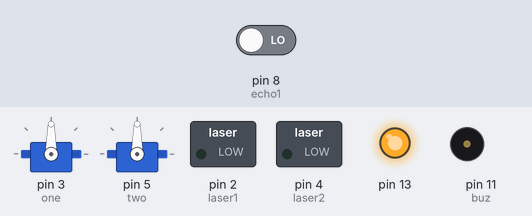
A sketch run on a simulated Arduino Uno, built with avr-gcc and run on an emulated ATmega328P. On the bench: 2 × servo, switched loads named in the sketch (green lamp = pin HIGH), output pins drawn as LEDs (lit = HIGH), buzzer (waves = sounding, pin HIGH). Inputs (shaded band) come from the test bench; at power-on: pin 8 (echo1) LOW. Pins used as bus, display or sensor lines are not drawn.

Above: at 0.1 s.
Timing chart, 0 to 1.6 s (numbered marks = the images above):
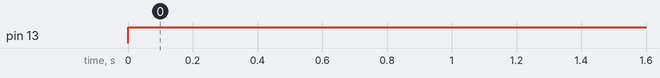

Measured:
- by itself, pin 13: LOW → HIGH at 0.00 s

The sketch:

coordinate.v1.ino
```cpp
#include <Servo.h>
Servo one, two; //servos for measuring distance
Servo servx,servy; //servos for turn and pointing
float a1,a2,av; //a1 is x coordinate ,a2 is y coordinate
float x,y,t;// coordinate calculation variable
boolean q,w,u,v,ij=0;//variables for found function
float l1,l2,l3,s=1; //distance from sensor 1 and 2 respetively

int laser1=2,laser2=4;  //lasers for distance measeure
int laser3;// laser for pointing
const int trig1=7,echo1=8;//variables for distance measure from sensor 1
const int trig2=7,echo2=8;//variables for distance measure from sensor 2
float duration1,dist1;
float duration2,dist2;
int buz=11; //buzzer for sound on finding the object

float x1=0,y1=0; //angle of turn in turn servo
float dpdx=0.55,dpdy=0.55; //distance per degree

void setup(){
Serial.begin(9600);
pinMode(trig1,OUTPUT);
pinMode(13,HIGH);
pinMode(echo1,INPUT);
pinMode(trig2,OUTPUT);
pinMode(13,HIGH);
pinMode(echo2,INPUT);

pinMode(laser1,OUTPUT);
pinMode(laser2,OUTPUT);

one.attach(3);
two.attach(5);
//servx.attach();
//servy.attach();
pinMode(buz,OUTPUT);

}

void loop()
{/*scan1();
 boolean e=found();

 Serial.println();
 Serial.print("    ");Serial.print(e);
 Serial.print("    ");
*/

meas1();
}

void complete()
{
  scan1();
  l1=meas1();
  delay(750);
  scan2();
  l2=meas2();
  float a1=calcx();
  float a2=calcy();
 Serial.println();
 Serial.println("the coordinates of the object are ");
  Serial.print(a1);
  Serial.print(",");
 Serial.print(a2);
delay(5000);
 }

void scan1()
{
  //one.write(0);
    digitalWrite(laser1,HIGH);
  for (int i=0;i<=90;i++)
  {
    one.write(i);//delay(100);
  boolean u=found1();
  if(u==true)
  { digitalWrite(buz,HIGH);
   delay(400);
 digitalWrite(buz,LOW);
  break;
  }
  }
}

void scan2()
{
//  one.write(0);
digitalWrite(laser2,HIGH);
  for (int j=180;j>=90;j--)
  {
    two.write(j);
  boolean u=found2();
  if(u==true)
 {  digitalWrite(buz,HIGH);
   delay(400);
 digitalWrite(buz,LOW);
  break;
  }
}
}

void scan()
{
  ij=0;
  digitalWrite(laser1,HIGH);
  digitalWrite(laser2,HIGH);
  for(int i=0;i<=90;i++)
  {
    if (ij==1){goto nxt;}
    one.write(i);

    u = found1();
    if (u==true)
    {
    digitalWrite(buz,HIGH);
    delay(400);
    digitalWrite(buz,LOW);
    ij=1;
    break;
  }

 nxt: two.write(180-i);
  v=found2();
  if (v==true)
  {
    digitalWrite(buz,HIGH);
    delay(400);
    digitalWrite(buz,LOW);
  break;
  }
}
}

float meas1()
{
  float av1=0;
  for (int k=0;k<5;k++)
  {
    digitalWrite (trig1,HIGH);
    digitalWrite (13,HIGH);
    delay(15);
    digitalWrite (trig1,LOW);
    duration1=pulseIn(echo1,HIGH);
    dist1=duration1/58;   //   Serial.print("  ");Serial.print(dist1);Serial.println();
    av1=av1+dist1;
  }
  av1=av1/5;
  //Serial.println(av);
  return av1;
}


float meas2()
{
  float av2=0;
  for (int m=0;m<5;m++)
  {
    digitalWrite (trig2,HIGH);
    digitalWrite (13,HIGH);
    delay(15);
    digitalWrite (trig2,LOW);
    duration2=pulseIn(echo2,HIGH);
    dist2=duration2/58;      // Serial.print("  ");Serial.print(dist);Serial.println();
    av2=av2+dist2;
  }
  av2=av2/5;
  //Serial.println(av);
  return av2;
}
float calcx()
{
  x=((l1*l1)-(l2*l2)+(s*s))/(s*2);
  return x;
}

float calcy()
{
   t=((l1*l1)-(x*x));
  y=sqrt(t);
  return y;
}

boolean found1()
{
float g=meas1();           //   Serial.print(g);
if (g>0 && g<50)
{w=1;}
else w=0;
return w;
}
boolean found2()
{
float h=meas2();           //   Serial.print(g);
if (h>0 && h<50)
{q=1;}
else q=0;
return q;
}

void turn()
{
 x1=a1/dpdx;
 y1=a2/dpdy;
  servx.write(x1);
  servy.write(y1);
  delay(400);
  digitalWrite(laser3,HIGH);
  digitalWrite (buz,HIGH);
  delay(400);
}
```
